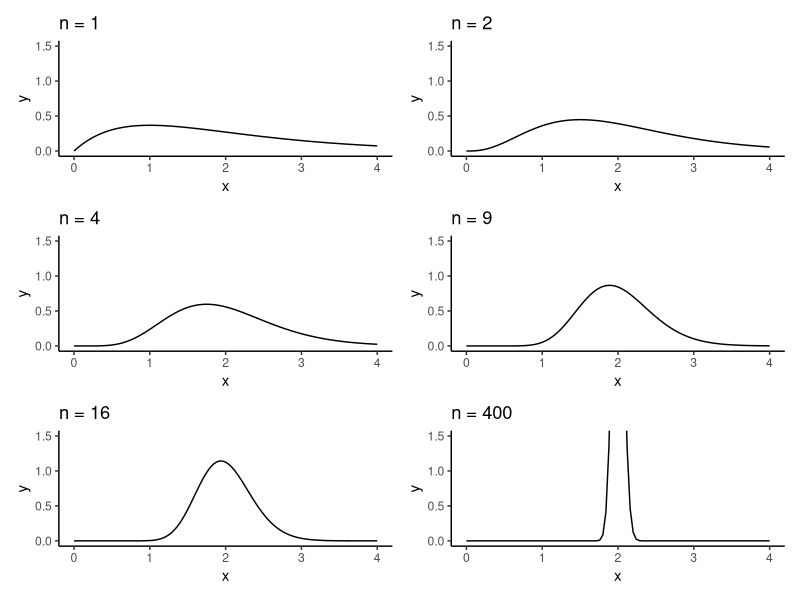
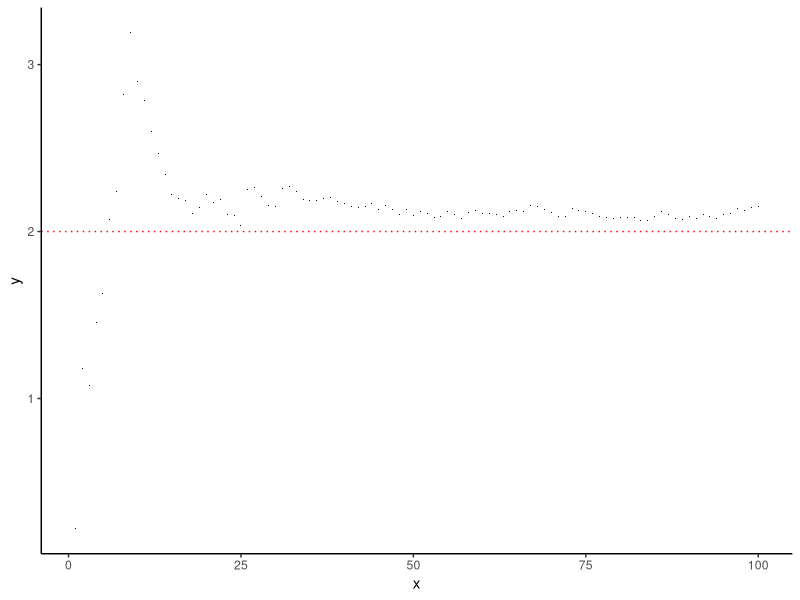
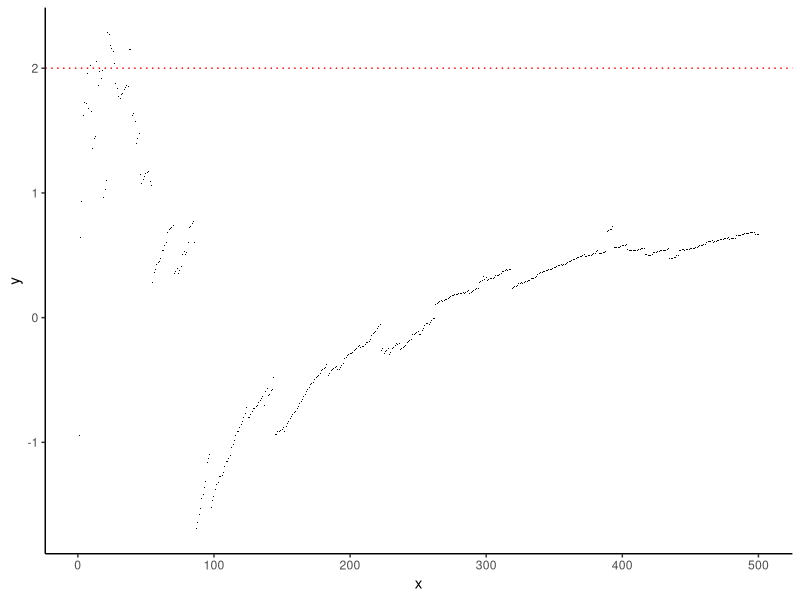
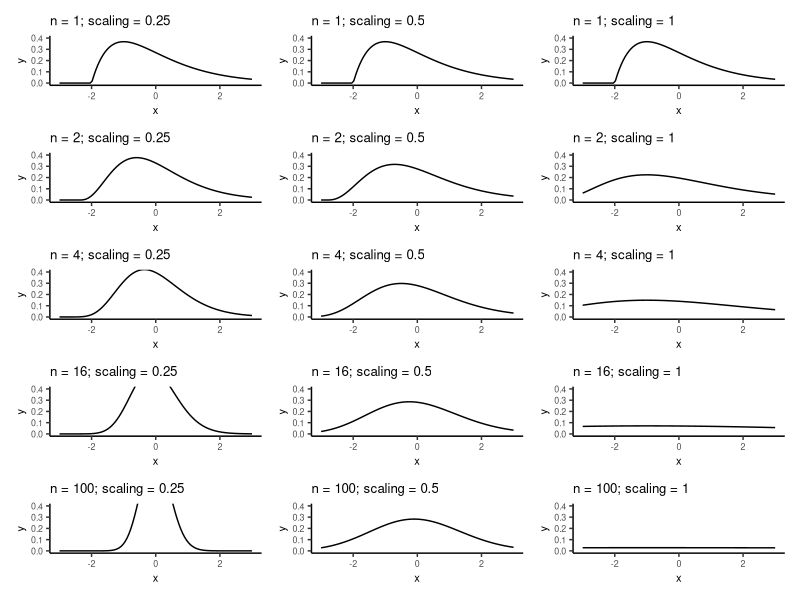
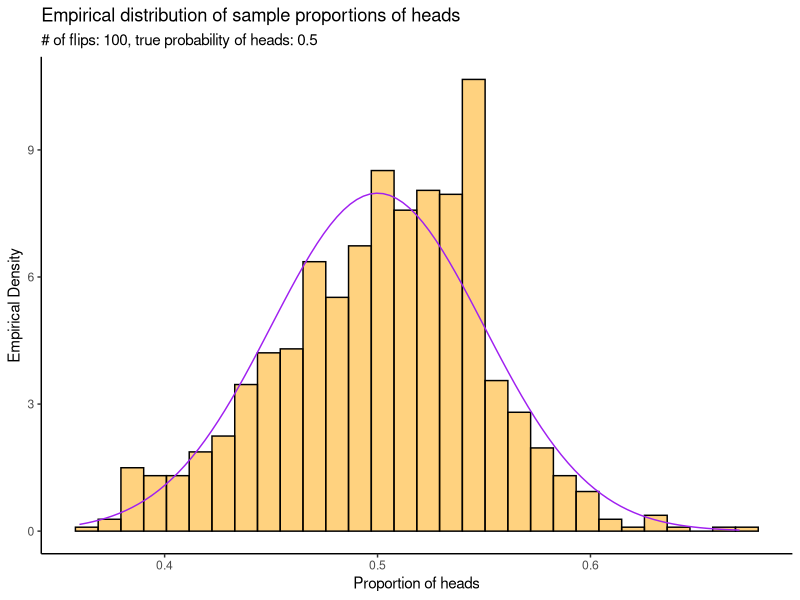

These figures' R source, in order:
## ---- chunk 1
library(tidyverse)
library(patchwork) # For arranging plots
options(digits = 2) # Print numbers with only 2 digits
## ---- chunk 2
# Simulate from a gamma
# Type ?rgamma to get information on the parametrization
# There are three named parameters: shape, scale, and rate. Rate = 1/scale.
# The distribution has mean shape * scale, or shape / rate.
# The parametrization in the book is the "rate" parametrization.
# Always read the docs to understand what the parameters are.
# 
# Simulate with shape = 2 and rate = 1, so mean = 2 and variance = ? (exercise)
rgamma(1,shape = 2,rate = 1)
# The first "1" in the call gives the number of values to simulate:
rgamma(10,shape = 2,rate = 1)
## ---- chunk 3
# Define a function to compute the density
# Fix the scale and shape arguments at defaults of what's used in the book
# You can play around with these.
gamma_samplemean_density <- function(x,n,shape = 2,rate = 1) {
  # x: point to evaluate the density at
  # n: sample size
  
  # Just use the dgamma function
  dgamma(x,shape = n * shape,rate = n*rate)
}

# Plot it for various n
# Define a function to make the plot
plot_for_n <- function(n) {
  # Create a function with the n argument fixed
  densfun <- purrr::partial(gamma_samplemean_density,n = n)
  # Plot using ggplot
  tibble(x = c(0,4)) %>%
    ggplot(aes(x = x)) +
    theme_classic() +
    stat_function(fun = densfun) +
    coord_cartesian(xlim = c(0,4),ylim = c(0,1.5)) +
    labs(title = stringr::str_c("n = ",n))
}
# Create the plots and arrange them
# You need to have the 'patchwork' package
# loaded for this to work
# library(patchwork)
(plot_for_n(1) | plot_for_n(2)) /
  (plot_for_n(4) | plot_for_n(9)) /
    (plot_for_n(16) | plot_for_n(400))
## ---- chunk 4
set.seed(54768798) # So I can reproduce these results
# Simulate one experiment of size 500
n <- 100
alpha <- 2
beta <- 1
gamma_experiment <- rgamma(n = n,shape = alpha,rate = beta)

# Compute the running average- a vector where the nth component is the average
# of the first n terms in gamma_experiment
runningaverage <- cumsum(gamma_experiment) / 1:length(gamma_experiment)

# Plot, remembering that the true mean is 2 / 1 = 2
tibble(x = 1:length(runningaverage),
       y = runningaverage) %>%
  ggplot(aes(x = x,y = y)) +
  theme_classic() +
  geom_point(pch = ".") +
  geom_hline(yintercept = alpha / beta,colour = "red",size = .5,linetype = "dotted")

## ---- chunk 5
set.seed(4235) # So I can reproduce these results
# Simulate one experiment of size 500
n <- 500
mu <- 2
sigma <- 1
cauchy_experiment <- rcauchy(n = n,location = mu,scale = sigma)

# Compute the running average- a vector where the nth component is the average
# of the first n terms in gamma_experiment
runningaverage <- cumsum(cauchy_experiment) / 1:length(cauchy_experiment)

# Plot, remembering that the true mean is 2 / 1 = 2
tibble(x = 1:length(runningaverage),
       y = runningaverage) %>%
  ggplot(aes(x = x,y = y)) +
  theme_classic() +
  geom_point(pch = ".") +
  geom_hline(yintercept = mu,colour = "red",size = .5,linetype = "dotted")


## ---- chunk 6
# Function to flip the coin n times, and return a sequence of 1 if heads and 0 if tails
# for each flip.
# Use the rbinom function to simulate from a bernoulli/binomial distribution.
flip_the_coin <- function(n,p) {
  # n: number of times to flip the coin.
  # p: probability of heads
  # Returns a vector of length n containing the results of each flip.
  rbinom(n,1,p)
}

# Function to flip the coin n times and compute the
# sample proportion of heads
sample_proportion_of_heads <- function(n,p) {
  # Returns a number representing the sample proportion of heads
  # in n flips
  mean(flip_the_coin(n,p))
}

# Try it out:
sample_proportion_of_heads(10,.5)
sample_proportion_of_heads(100,.5)
sample_proportion_of_heads(1000,.5)
## ---- chunk 7
scalingdensity <- function(y,n,p) {
  dgamma(
    x = y*n^(-p) + 2,
    shape = 2 * n,
    rate = n
  ) * n^(-p)
}

plotscalingdensity <- function(n,p) {
  dens <- purrr::partial(scalingdensity,n = n,p = p)
  tibble(x = c(-3,3)) %>%
    ggplot(aes(x = x)) +
    theme_classic() +
    stat_function(fun = dens) +
    coord_cartesian(xlim = c(-3,3),ylim = c(0,.4)) +
    labs(title = stringr::str_c("n = ",n,"; scaling = ",p)) +
    theme(text = element_text(size = 8))
}

# Plot them all and arrange

( plotscalingdensity(1,.25) | plotscalingdensity(1,.5) | plotscalingdensity(1,1) ) /
  ( plotscalingdensity(2,.25) | plotscalingdensity(2,.5) | plotscalingdensity(2,1) ) /
  ( plotscalingdensity(4,.25) | plotscalingdensity(4,.5) | plotscalingdensity(4,1) ) /
  ( plotscalingdensity(16,.25) | plotscalingdensity(16,.5) | plotscalingdensity(16,1) ) /
  ( plotscalingdensity(100,.25) | plotscalingdensity(100,.5) | plotscalingdensity(100,1) )
  



## ---- chunk 8
set.seed(8257899)
n <- 500
gammamean <- mean(rgamma(n,2,1))
gammamean
## ---- chunk 9
# The actual probability is (why? remember a previous exercise...):
1 - pgamma(gammamean,shape = 2*n,rate = 1*n)
# The CLT probability is as follows:
Zn <- sqrt(n) * (gammamean - 2) / sqrt(2)
1 - pnorm(Zn)
# Why are we doing 1 - pnorm()? pnorm() gives P(X < x) for X ~ N(0,1)
# To get P(X > x), you can do
pnorm(Zn,lower.tail = FALSE)
# but it's easier to just do P(X > x) = 1 - P(X < x)
## ---- chunk 10
N <- 10000
exceeded <- numeric(N)
for (i in 1:N) {
  samp <- rgamma(n,shape = 2,rate = 1)
  mn <- mean(samp)
  exceeded[i] <- as.numeric(mn > gammamean)
}
mean(exceeded)
## ---- chunk 11
N <- 1000 # Number of experiments to do
n <- 100 # Number of times to flip the coin in each experiment
p <- .5 # True probability of heads
experiments <- numeric(N)
for (i in 1:N) {
  experiments[i] <- sample_proportion_of_heads(n,p)
}

# Plot them
tibble(x = experiments) %>%
  ggplot(aes(x = x)) +
  theme_classic() +
  geom_histogram(aes(y = ..density..),bins=30,colour="black",fill="orange",alpha = .5) +
  stat_function(fun = dnorm,args = list(mean = p,sd = sqrt(p*(1-p)/n)),colour = "purple") +
  labs(title = "Empirical distribution of sample proportions of heads",
       subtitle = stringr::str_c("# of flips: ",n,", true probability of heads: ",p),
       x = "Proportion of heads",
       y = "Empirical Density") +
  scale_x_continuous(breaks = seq(0,1,by=.1))
